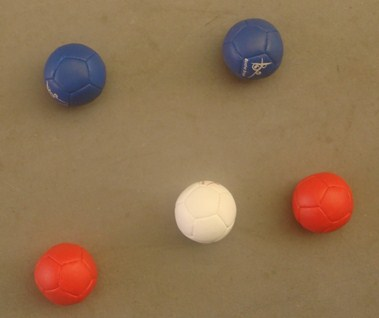
#> input picture bocha.JPG, 379 x 318 px, given in place of the camera
$ python pipeline_filtros.py   (older library calls are emulated)
#> lines starting #> are read from the running program, lines starting #| are printed output that depends on the picture; after the words box and inside, x2 and y2 are one past the last pixel; in counts of white or black regions, pixels touching at a corner belong together
"""
=============================================================
  PIPELINE DE PROCESSAMENTO EM TEMPO REAL — WEBCAM
  Exercício de Visão Computacional / HighGUI

  Etapas do pipeline:
    1. Captura frame da webcam
    2. Clique do mouse → exibe cor BGR do pixel na imagem original
    3. TrackBar PB1 → filtro Passa-Baixa 1 (Gaussiano) no canal V
    4. TrackBar PB2 → filtro Passa-Baixa 2 (Mediana)   no canal V
    5. Filtro Passa-Alta (Laplaciano) aplicado sobre PB1
    6. Binarização automática pelo método de Otsu

  Layout da janela (grade 3 colunas × 2 linhas):
    ┌──────────────┬──────────────┬──────────────┐
    │  Original    │  Canal V     │  PB1 Gauss   │
    │  (BGR click) │  (HSV)       │  (suavizado) │
    ├──────────────┼──────────────┼──────────────┤
    │  PB2 Mediana │  Passa-Alta  │  Binarizada  │
    │  (suavizado) │  (bordas)    │  (Otsu)      │
    └──────────────┴──────────────┴──────────────┘
=============================================================
"""

import cv2
import numpy as np

# ─────────────────────────────────────────────────────────────
# CONSTANTES DE LAYOUT
# ─────────────────────────────────────────────────────────────
THUMB_W = 320    # largura de cada miniatura na grade
THUMB_H = 240    # altura  de cada miniatura na grade
COLS    = 3      # número de colunas da grade
ROWS    = 2      # número de linhas  da grade

# ─────────────────────────────────────────────────────────────
# ESTADO GLOBAL (compartilhado com o callback do mouse)
# ─────────────────────────────────────────────────────────────
click_x     : int   = -1       # coluna no frame original
click_y     : int   = -1       # linha  no frame original
click_color : tuple = None     # (B, G, R) do pixel clicado
frame_w     : int   = 640      # largura real do frame da câmera
frame_h     : int   = 480      # altura  real do frame da câmera


# ─────────────────────────────────────────────────────────────
# CALLBACK DO MOUSE
# Só responde a cliques dentro do quadrante ORIGINAL (col=0, row=0).
# ─────────────────────────────────────────────────────────────
# [16 lines left out: function on_mouse, not called in this run]


# ─────────────────────────────────────────────────────────────
# FUNÇÕES AUXILIARES
# ─────────────────────────────────────────────────────────────

def kernel_impar(valor_tb: int, minimo: int = 1) -> int:
    """
    Converte o valor do TrackBar (0–N) em um tamanho de kernel SEMPRE ÍMPAR.

    Regra: k = 2 * valor + 1
      valor=0 → k=1  (identidade — sem filtro)
      valor=1 → k=3
      valor=2 → k=5  ...

    GaussianBlur e medianBlur exigem kernel ímpar e ≥ 1.
    """
    return max(2 * valor_tb + 1, minimo)


def adicionar_label(img, titulo: str, detalhe: str = "") -> np.ndarray:
    """
    Redimensiona a imagem para (THUMB_W × THUMB_H) e adiciona
    uma faixa semi-transparente no topo com título e detalhe.

    Aceita imagens grayscale (2D) ou BGR (3D).
    Retorna sempre uma imagem BGR.
    """
    # Converte grayscale para BGR se necessário
    if len(img.shape) == 2:
        display = cv2.cvtColor(img, cv2.COLOR_GRAY2BGR)
    else:
        display = img.copy()

    # Redimensiona para o tamanho da miniatura
    display = cv2.resize(display, (THUMB_W, THUMB_H))

    # Faixa de fundo semi-transparente no topo
    overlay = display.copy()
    cv2.rectangle(overlay, (0, 0), (THUMB_W, 32), (15, 15, 15), -1)
    cv2.addWeighted(overlay, 0.75, display, 0.25, 0, display)

    # Título (esquerda)
    cv2.putText(display, titulo, (6, 22),
                cv2.FONT_HERSHEY_SIMPLEX, 0.52, (230, 230, 230), 1, cv2.LINE_AA)

    # Detalhe (direita) — ex.: "kernel=5"
    if detalhe:
        # getTextSize retorna ((largura, altura), baseline)
        # usamos [0][0] para pegar só a largura como int
        tw = cv2.getTextSize(detalhe, cv2.FONT_HERSHEY_SIMPLEX, 0.45, 1)[0][0]
        cv2.putText(display, detalhe, (THUMB_W - tw - 6, 22),
                    cv2.FONT_HERSHEY_SIMPLEX, 0.45, (120, 220, 140), 1, cv2.LINE_AA)
    return display


# [30 lines left out: function desenhar_info_cor, not called in this run]


# ─────────────────────────────────────────────────────────────
# FLUXO PRINCIPAL
# ─────────────────────────────────────────────────────────────
def main():
    global frame_w, frame_h, click_color

    NOME_JANELA = "Pipeline de Filtros — HighGUI"
    TB_PB1      = "PB1 Gauss  (kernel)"
    TB_PB2      = "PB2 Median (kernel)"
    TB_MODO     = "Binariz.: 0=Otsu  1=Adaptativo"

    print("=" * 58)
    print("  PIPELINE DE FILTROS — WEBCAM")
    print("=" * 58)
    print("  Clique no quadrante ORIGINAL (topo-esq.) para ver")
    print("  a cor BGR do pixel clicado.")
    print("  Ajuste os TrackBars para controlar os filtros.")
    print("  Pressione qualquer tecla ou feche a janela p/ sair.\n")

    # ── 1. ABRE A WEBCAM ──────────────────────────────────────
    cap = cv2.VideoCapture(0)
    if not cap.isOpened():
        print("  ❌ Não foi possível abrir a webcam.")
        print("     Verifique se ela está conectada e não está em uso.")
        return

    frame_w = int(cap.get(cv2.CAP_PROP_FRAME_WIDTH))
    frame_h = int(cap.get(cv2.CAP_PROP_FRAME_HEIGHT))
    print(f"  ✅ Webcam aberta — {frame_w}×{frame_h} px\n")

    # ── 2. CRIA JANELA, CALLBACK E TRACKBARS ─────────────────
    cv2.namedWindow(NOME_JANELA, cv2.WINDOW_AUTOSIZE)
    cv2.setMouseCallback(NOME_JANELA, on_mouse)

    # TrackBar PB1 — GaussianBlur
    cv2.createTrackbar(TB_PB1, NOME_JANELA, 1, 20, lambda v: None)

    # TrackBar PB2 — medianBlur
    cv2.createTrackbar(TB_PB2, NOME_JANELA, 1, 20, lambda v: None)

    # TrackBar MODO — escolha do método de binarização
    # 0 = Otsu (limiar global automático)
    # 1 = Adaptativo (limiar local por região — melhor com iluminação variada)
    cv2.createTrackbar(TB_MODO, NOME_JANELA, 0, 1, lambda v: None)

    click_color = None

    # ── LOOP PRINCIPAL ────────────────────────────────────────
    while True:
        ret, frame = cap.read()
#> frame is the input picture: shape (318, 379, 3); mean B, G, R 81.2, 114.3, 144
        if not ret:
            print("  ⚠️  Falha ao capturar frame. Encerrando...")
            break

        # Espelha para comportamento natural de webcam
        frame = cv2.flip(frame, 1)

        # ── Etapa 1: Lê cor do pixel clicado ──────────────────
        if 0 <= click_x < frame_w and 0 <= click_y < frame_h:
            b, g, r = frame[click_y, click_x]
            click_color = (int(b), int(g), int(r))

        # ── Etapa 1 exibição: Original com marcador ───────────
        if click_color and click_x >= 0:
            orig = desenhar_info_cor(frame, click_x, click_y, click_color)
        else:
            orig = frame.copy()

        # ── Etapa 2: Converte para HSV e extrai canal V ────────
        # V (Value/Valor) representa o brilho — boa escolha para
        # filtragem pois concentra a informação estrutural da cena.
        hsv   = cv2.cvtColor(frame, cv2.COLOR_BGR2HSV)
#> hsv: shape (318, 379, 3); mean H, S, V 21.8, 113.6, 145.5
        canal = cv2.split(hsv)[2]   # índice 2 = canal V

        # ── Etapa 3: Filtro Passa-Baixa 1 — GaussianBlur ──────
        # GaussianBlur: cada pixel recebe média ponderada dos
        # vizinhos por uma gaussiana 2D. Reduz ruído de forma suave.
        # Quanto maior o kernel, mais borrada (suavizada) fica a imagem.
        v1 = cv2.getTrackbarPos(TB_PB1, NOME_JANELA)
        k1 = kernel_impar(v1)
        pb1 = cv2.GaussianBlur(canal, (k1, k1), sigmaX=0)
        # sigmaX=0 → OpenCV calcula sigma automaticamente a partir do kernel

        # ── Etapa 4: Filtro Passa-Baixa 2 — medianBlur ────────
        # medianBlur: cada pixel recebe a MEDIANA dos pixels vizinhos.
        # Muito eficaz com ruído "sal e pimenta" (impulsos aleatórios).
        # Preserva bordas melhor que o Gaussiano.
        v2 = cv2.getTrackbarPos(TB_PB2, NOME_JANELA)
        k2 = kernel_impar(v2)
        pb2 = cv2.medianBlur(canal, k2)

        # ── Etapa 5: Filtro Passa-Alta — Laplaciano ───────────
        # O Laplaciano (∇²f) é a segunda derivada da intensidade.
        # Realça regiões de variação rápida (bordas e detalhes).
        # Aplicado sobre pb1 (já sem ruído) para resultados mais limpos.
        lap = cv2.Laplacian(pb1, cv2.CV_64F, ksize=3)
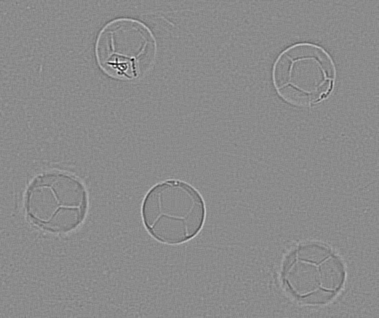
#> lap: shape (318, 379) float64; min -208, max 172, mean 0; drawn with min black and max white
        # CV_64F captura respostas negativas (bordas em ambas as direções)
        pa  = cv2.convertScaleAbs(lap)   # converte de volta para uint8

        # POR QUE FICA ESCURO?
        # O Laplaciano é ≈0 em regiões uniformes e alto apenas nas bordas.
        # Como a maioria dos pixels é uniforme, quase tudo fica próximo
        # de 0 (preto). Normalizamos para esticar o intervalo real
        # [min, max] → [0, 255], tornando as bordas visíveis.
        pa = cv2.normalize(pa, None, 0, 255, cv2.NORM_MINMAX)

        # ── Etapa 6: Binarização ───────────────────────────────
        modo_bin = cv2.getTrackbarPos(TB_MODO, NOME_JANELA)

        if modo_bin == 0:
            # ── OTSU: limiar GLOBAL automático ────────────────
            # Analisa o histograma do frame inteiro e encontra o
            # limiar que maximiza a variância entre fundo e objeto.
            # PROBLEMA: recalcula a cada frame → quando um objeto
            # grande muda o histograma, o limiar se adapta e o
            # objeto pode "sumir" (é o que você observou com a mão).
            limiar_otsu, binaria = cv2.threshold(
                pb1, 0, 255,
                cv2.THRESH_BINARY + cv2.THRESH_OTSU
            )
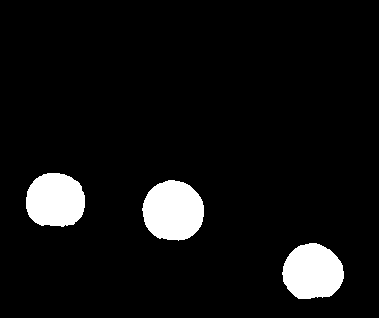
#> binaria: shape (318, 379); 6.9% white; 3 white regions, box (x1, y1, x2, y2) and area: (142, 180, 204, 241) 2952, (282, 243, 344, 299) 2702, (26, 173, 85, 227) 2611
#> limiar_otsu = 179
            info_bin = f"Otsu t={int(limiar_otsu)}"
#> info_bin = 'Otsu t=179'

        else:
            # ── ADAPTATIVO: limiar LOCAL por região ───────────
            # Divide a imagem em blocos e calcula um limiar
            # diferente para cada bloco (média dos vizinhos - C).
            # Muito mais robusto a variações de iluminação:
            # a mão fica branca independente de quanto tempo
            # está na frente da câmera.
            #
            # blockSize = tamanho da vizinhança (deve ser ímpar)
            # C = constante subtraída da média local
            binaria = cv2.adaptiveThreshold(
                pb1,
                maxValue   = 255,
                adaptiveMethod = cv2.ADAPTIVE_THRESH_GAUSSIAN_C,
                thresholdType  = cv2.THRESH_BINARY,
                blockSize  = 31,   # analisa vizinhança 31×31
                C          = 5,    # subtrai 5 da média local
            )
            info_bin = "Adaptativo (local)"

        # ── Monta a grade 3×2 ─────────────────────────────────
        linha1 = np.hstack([
            adicionar_label(orig,    "Original",              "clique = cor BGR"),
            adicionar_label(canal,   "Canal V (HSV)",         "brilho / luminancia"),
            adicionar_label(pb1,     "PB1 - Gaussiano",       f"kernel={k1}"),
        ])
#> in adicionar_label, `cv2.rectangle(overlay, (0, 0), (THUMB_W, 32), (15, 15, 15), -1)`:
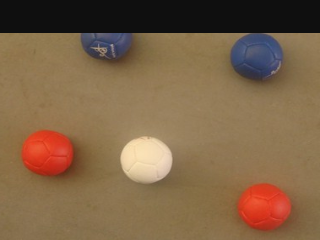
#> overlay: shape (240, 320, 3); mean B, G, R 70.9, 99.4, 126.1
#> in adicionar_label (call 2), `cv2.rectangle(overlay, (0, 0), (THUMB_W, 32), (15, 15, 15), -1)`: overlay: shape (240, 320, 3); min 15, max 253, mean 127.3
#> in adicionar_label (call 3), `cv2.rectangle(overlay, (0, 0), (THUMB_W, 32), (15, 15, 15), -1)`: overlay: shape (240, 320, 3); min 15, max 251, mean 127.4
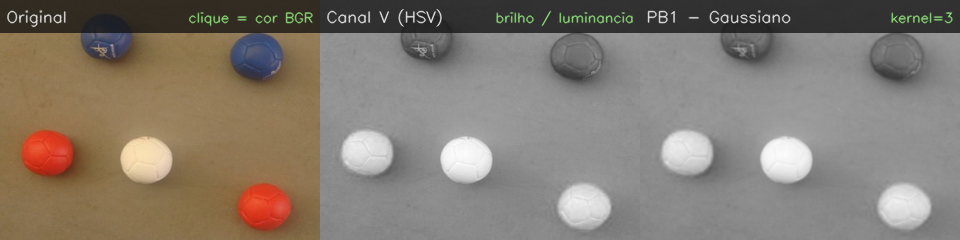
#> linha1: shape (240, 960, 3); mean B, G, R 113.4, 123.6, 132.5
        linha2 = np.hstack([
            adicionar_label(pb2,     "PB2 - Mediana",         f"kernel={k2}"),
            adicionar_label(pa,      "Passa-Alta (Laplaciano)", "bordas / detalhes"),
            adicionar_label(binaria, "Binarizada", info_bin),
        ])
#> call 4 of adicionar_label, with titulo = 'PB2 - Mediana', detalhe = 'kernel=3'
#> in adicionar_label (call 4), `cv2.rectangle(overlay, (0, 0), (THUMB_W, 32), (15, 15, 15), -1)`:
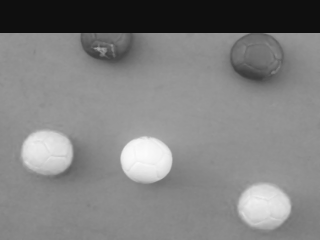
#> overlay: shape (240, 320, 3); min 15, max 251, mean 127.4
#> in adicionar_label (call 5), `cv2.rectangle(overlay, (0, 0), (THUMB_W, 32), (15, 15, 15), -1)`: overlay: shape (240, 320, 3); min 0, max 198, mean 7.6
#> in adicionar_label (call 5), `cv2.addWeighted(overlay, 0.75, display, 0.25, 0, display)`: display: shape (240, 320, 3); min 0, max 198, mean 7.3
#> in adicionar_label (call 6), `cv2.rectangle(overlay, (0, 0), (THUMB_W, 32), (15, 15, 15), -1)`: overlay: shape (240, 320, 3); min 0, max 255, mean 19.5
#> in adicionar_label (call 6), `cv2.addWeighted(overlay, 0.75, display, 0.25, 0, display)`: display: shape (240, 320, 3); min 0, max 255, mean 19
#> in adicionar_label (call 6), `cv2.putText(display, detalhe, (THUMB_W - tw - 6, 22), cv2.FONT_HERSHEY..`:
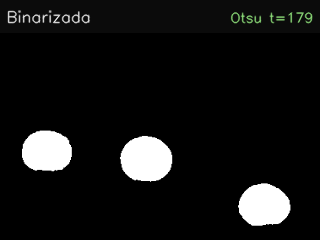
#> display: shape (240, 320, 3); mean B, G, R 20.1, 20.3, 20.1
#> linha2: shape (240, 960, 3); mean H, S, V 54.1, 54.4, 54.2
        grade = np.vstack([linha1, linha2])
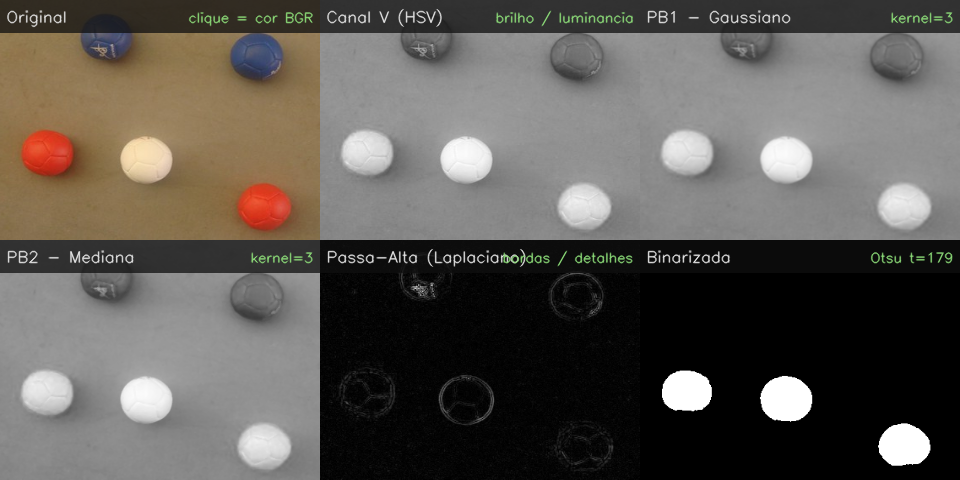
#> grade: shape (480, 960, 3); mean B, G, R 83.7, 89, 93.3

        # ── Exibe a grade ──────────────────────────────────────
        # ATENÇÃO: waitKey é OBRIGATÓRIO para o HighGUI processar
        # eventos de mouse, teclado e trackbar!
        cv2.imshow(NOME_JANELA, grade)

        if cv2.waitKey(1) >= 0:
#> (key Esc is pressed here)
            print("\n  Tecla pressionada — encerrando.")
            break

        # Detecta fechamento pelo botão X da janela
        try:
            if cv2.getWindowProperty(NOME_JANELA, cv2.WND_PROP_VISIBLE) < 1:
                print("\n  Janela fechada — encerrando.")
                break
        except cv2.error:
            break

    # ── LIMPEZA ───────────────────────────────────────────────
    cap.release()
    cv2.destroyAllWindows()
    print("  ✅ Recursos liberados. Até logo!\n")


if __name__ == "__main__":
    main()
